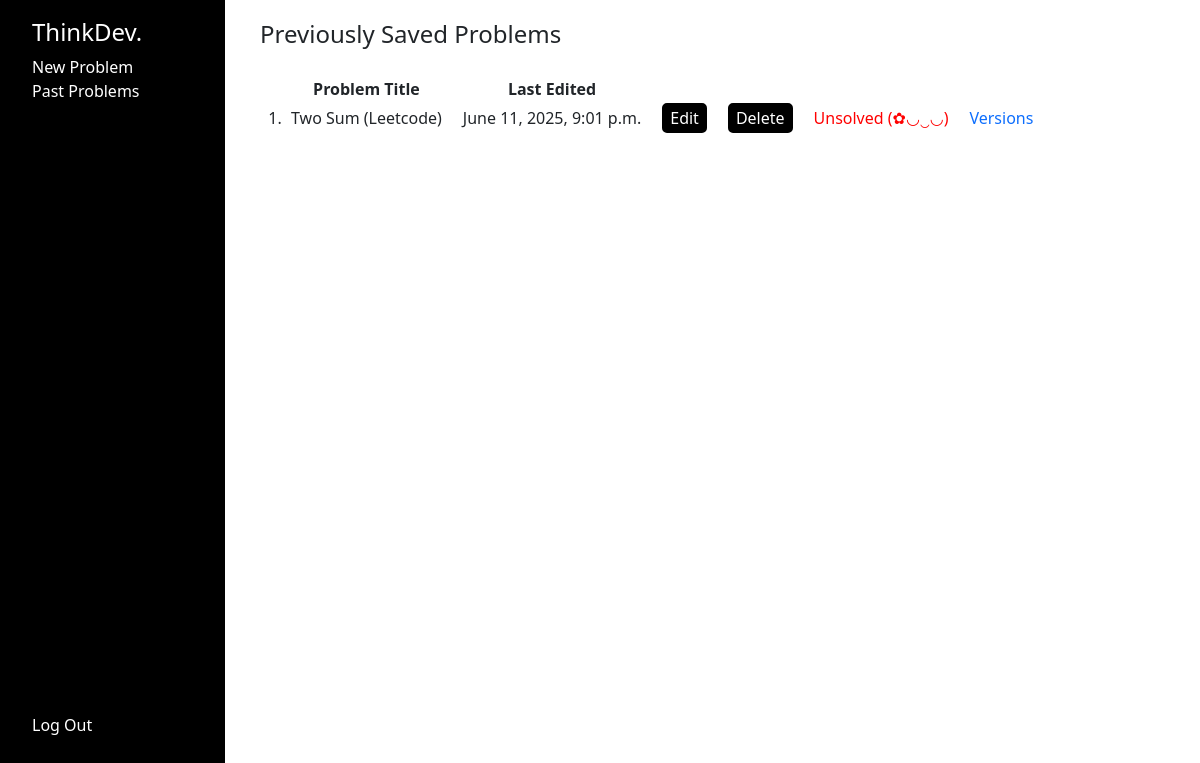
Before: /log/ (signed in) with the older database file.
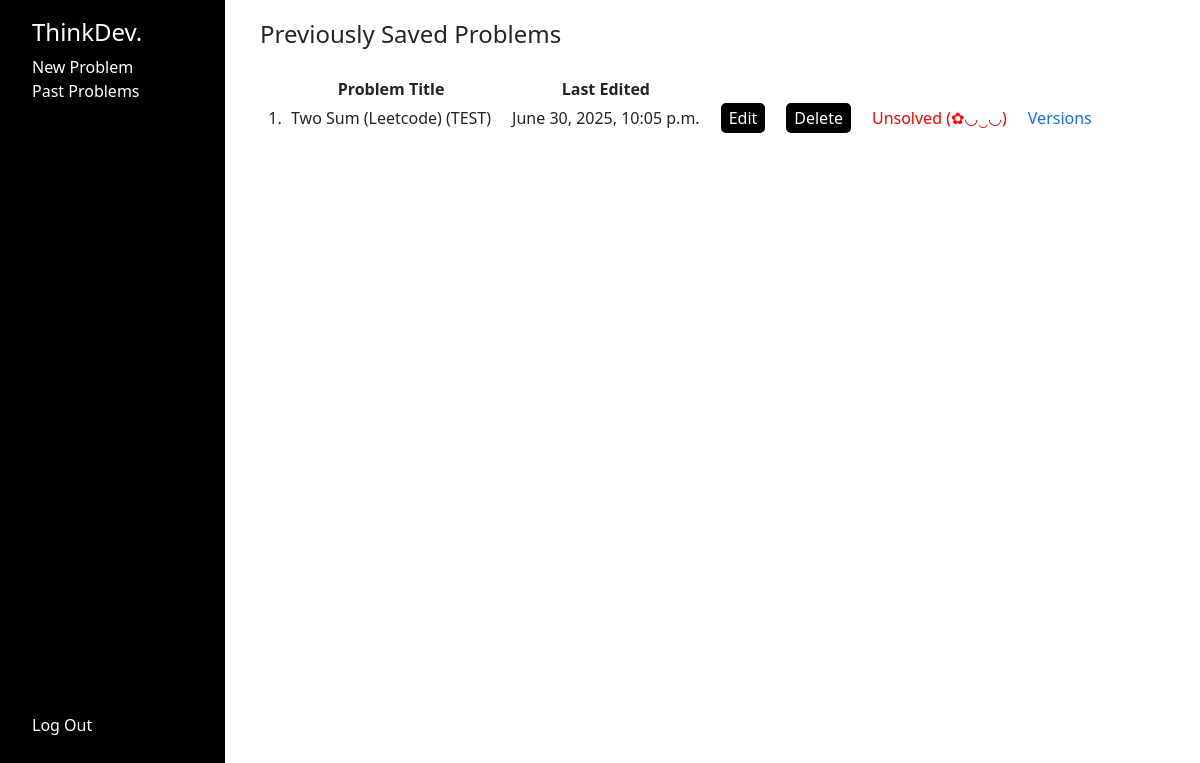
After: the same page with the newer database file.
### problemlog/models.py (models this page shows)
class Problems(models.Model):
    username = models.CharField(max_length=255)
    problem_title = models.CharField(max_length=10000)
    problem_description = models.CharField(max_length=10000)
    problem_summary = models.CharField(max_length=10000)
    pseudo_code = models.CharField(max_length=10000)
    source_code = models.CharField(max_length=10000)
    solved = models.CharField(max_length=50)
    submit_time = models.DateTimeField(auto_now_add=True)

### problemlog/views.py (the view)
# urls.py: path("log/", views.log, name="log"),
@login_required
def log(request):
    problems = Problems.objects.filter(username=request.user.username)
    return render(request, "log.html", {
        "problems": problems
    })

### problemlog/templates/log.html (shortened to what this page needs)
{% extends 'layout.html' %}
{% load static %}
{% block body %}
    <h4>Previously Saved Problems</h4>
    <table>
        <tr>
            <td>
            </td>
            <td class="log_table_cell">
                <b>Problem Title</b>
            </td>
            <td class="log_table_cell">
                <b>Last Edited</b>
            </td>
        </tr>
        {% for problem in problems %}
            <tr style="text-align: center;">
                <td style="width: 30px;">
                    {{forloop.counter}}.
                </td>
                <td name="{{problem.problem_title}}" style="padding-right: 20px;">
                    {{problem.problem_title}}
                </td>
                <td style="padding-right: 20px;">
                    {{problem.submit_time}}
                </td>
                <form action="{% url 'problem_log_edit' id_entry=problem.id %}" method="POST">
                    <td style="padding-right: 20px;">
                        <input style="border-radius: 5px; background-color:black; color: white; border: 2px solid black;" name="edit_button" type="submit" value="Edit">
                    </td>
                    <td style="padding-right: 20px;">
                        <input style="border-radius: 5px; background-color:black; color: white; border: 2px solid black;" name="delete_button" type="submit" value="Delete">
                    </td>
                </form>
                {% if problem.solved == "Solved (∩_∩)" %}
                    <td style="color: green;">
                        {{problem.solved}}
                    </td>
                {% else %}
                    <td style="color: red;">
                        {{problem.solved}}
                    </td>
                {% endif %}
                <td style="padding-left: 20px;">
                    <a style="text-decoration: none;" href="{% url 'problem_versions' id_entry=problem.id %}">Versions</a>
                </td>
            </tr>
        {% endfor %}
    </table>
{% endblock %}

Changed rows visible on the page:
changed Problems "Unsolved (✿◡‿◡)": problem_title "Two Sum (Leetcode)" → "Two Sum (Leetcode) (TEST)"; submit_time "June 11, 2025, 9:01 p.m." → "June 30, 2025, 10:05 p.m."
